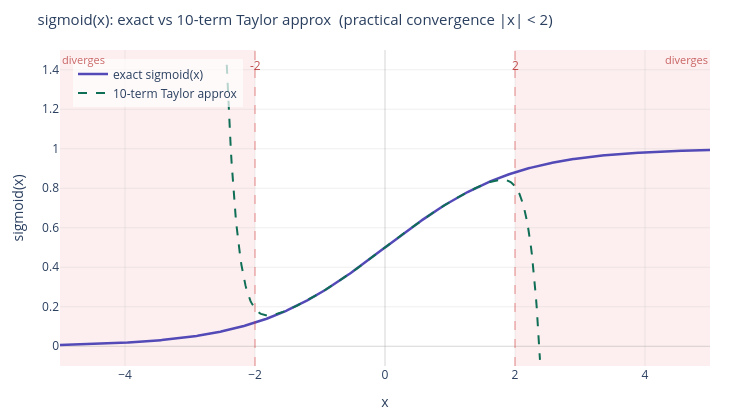

The code cell stored with this chart in its notebook:
### Markdown cell above
#### Presentation Sigmoid Convergence Analysis

### Code cell
import numpy as np
import plotly.graph_objects as go

def exact_sigmoid(x):
    return 1 / (1 + np.exp(-x))

def approx_sigmoid10(x):
    coeffs = [
        (0,  1,        2),
        (1,  1,        4),
        (3, -1,        48),
        (5,  1,        480),
        (7, -17,       80640),
        (9,  31,       1451520),
        (11, -691,     319334400),
        (13,  5461,    24908083200),
        (15, -929569,  429079654400),
    ]
    result = np.zeros_like(x, dtype=float)
    for deg, num, den in coeffs:
        result += (num / den) * np.power(x, deg)
    return result

xs = np.linspace(-5.0, 5.0, 800)
exact  = exact_sigmoid(xs)
approx = approx_sigmoid10(xs)

PRACTICAL_BOUND = 2.0
CLIP = 1.5
approx_clipped = np.where((np.abs(approx) > CLIP) | (approx < -0.1), np.nan, approx)

fig = go.Figure()

# divergence shading
fig.add_vrect(
    x0=-5.0, x1=-PRACTICAL_BOUND,
    fillcolor="rgba(220,50,50,0.08)",
    layer="below", line_width=0,
    annotation_text="diverges", annotation_position="top left",
    annotation_font_size=11, annotation_font_color="rgba(180,40,40,0.7)"
)
fig.add_vrect(
    x0=PRACTICAL_BOUND, x1=5.0,
    fillcolor="rgba(220,50,50,0.08)",
    layer="below", line_width=0,
    annotation_text="diverges", annotation_position="top right",
    annotation_font_size=11, annotation_font_color="rgba(180,40,40,0.7)"
)

# practical boundary lines
for xv in [-PRACTICAL_BOUND, PRACTICAL_BOUND]:
    fig.add_vline(
        x=xv,
        line_dash="dash", line_color="rgba(220,50,50,0.45)", line_width=1.2,
    )

# exact sigmoid
fig.add_trace(go.Scatter(
    x=xs, y=exact,
    mode="lines",
    name="exact sigmoid(x)",
    line=dict(color="#534AB7", width=2.5),
))

# 10-term approximation
fig.add_trace(go.Scatter(
    x=xs, y=approx_clipped,
    mode="lines",
    name="10-term Taylor approx",
    line=dict(color="#0F6E56", width=2, dash="dash"),
    connectgaps=False,
))

# boundary labels
for xv, label in [(-PRACTICAL_BOUND, "-2"), (PRACTICAL_BOUND, "2")]:
    fig.add_annotation(
        x=xv, y=1.42,
        text=label,
        showarrow=False,
        font=dict(size=12, color="rgba(180,40,40,0.8)"),
    )

fig.add_annotation(
    x=0, y=-0.12,
    text="practical bound |x| < 2  (theoretical radius |x| < π with infinite terms)",
    showarrow=False,
    font=dict(size=11, color="rgba(100,100,100,0.85)"),
    bgcolor="rgba(255,255,255,0.6)",
)

fig.update_layout(
    title=dict(
        text="sigmoid(x): exact vs 10-term Taylor approx  (practical convergence |x| < 2)",
        font=dict(size=15),
    ),
    xaxis=dict(
        title="x",
        range=[-5.0, 5.0],
        zeroline=True, zerolinewidth=1, zerolinecolor="rgba(150,150,150,0.4)",
        gridcolor="rgba(150,150,150,0.15)",
    ),
    yaxis=dict(
        title="sigmoid(x)",
        range=[-0.1, 1.5],
        zeroline=True, zerolinewidth=1, zerolinecolor="rgba(150,150,150,0.4)",
        gridcolor="rgba(150,150,150,0.15)",
    ),
    legend=dict(x=0.02, y=0.97, bgcolor="rgba(255,255,255,0.7)", borderwidth=0),
    plot_bgcolor="white",
    paper_bgcolor="white",
    width=750,
    height=420,
    margin=dict(l=60, r=40, t=50, b=50),
)

fig.show()

### Figure 1 — Plotly figure (JSON) as saved in the notebook; plotly's stock layout.template omitted (floating-point values rounded to 4 significant figures; data arrays with more than 128 entries replaced by an {"elided": "..."} marker saying what was removed)
{"data": [{"line": {"color": "#534AB7", "width": 2.5}, "mode": "lines", "name": "exact sigmoid(x)", "type": "scatter", "x": {"elided": "800 float values"}, "y": {"elided": "800 float values"}}, {"connectgaps": false, "line": {"color": "#0F6E56", "dash": "dash", "width": 2}, "mode": "lines", "name": "10-term Taylor approx", "type": "scatter", "x": {"elided": "800 float values"}, "y": {"elided": "800 float values"}}], "layout": {"annotations": [{"font": {"color": "rgba(180,40,40,0.7)", "size": 11}, "showarrow": false, "text": "diverges", "x": -5, "xanchor": "left", "xref": "x", "y": 1, "yanchor": "top", "yref": "y domain"}, {"font": {"color": "rgba(180,40,40,0.7)", "size": 11}, "showarrow": false, "text": "diverges", "x": 5, "xanchor": "right", "xref": "x", "y": 1, "yanchor": "top", "yref": "y domain"}, {"font": {"color": "rgba(180,40,40,0.8)", "size": 12}, "showarrow": false, "text": "-2", "x": -2, "y": 1.42}, {"font": {"color": "rgba(180,40,40,0.8)", "size": 12}, "showarrow": false, "text": "2", "x": 2, "y": 1.42}, {"bgcolor": "rgba(255,255,255,0.6)", "font": {"color": "rgba(100,100,100,0.85)", "size": 11}, "showarrow": false, "text": "practical bound |x| < 2  (theoretical radius |x| < π with infinite terms)", "x": 0, "y": -0.12}], "height": 420, "legend": {"bgcolor": "rgba(255,255,255,0.7)", "borderwidth": 0, "x": 0.02, "y": 0.97}, "margin": {"b": 50, "l": 60, "r": 40, "t": 50}, "paper_bgcolor": "white", "plot_bgcolor": "white", "shapes": [{"fillcolor": "rgba(220,50,50,0.08)", "layer": "below", "line": {"width": 0}, "type": "rect", "x0": -5, "x1": -2, "xref": "x", "y0": 0, "y1": 1, "yref": "y domain"}, {"fillcolor": "rgba(220,50,50,0.08)", "layer": "below", "line": {"width": 0}, "type": "rect", "x0": 2, "x1": 5, "xref": "x", "y0": 0, "y1": 1, "yref": "y domain"}, {"line": {"color": "rgba(220,50,50,0.45)", "dash": "dash", "width": 1.2}, "type": "line", "x0": -2, "x1": -2, "xref": "x", "y0": 0, "y1": 1, "yref": "y domain"}, {"line": {"color": "rgba(220,50,50,0.45)", "dash": "dash", "width": 1.2}, "type": "line", "x0": 2, "x1": 2, "xref": "x", "y0": 0, "y1": 1, "yref": "y domain"}], "title": {"font": {"size": 15}, "text": "sigmoid(x): exact vs 10-term Taylor approx  (practical convergence |x| < 2)"}, "width": 750, "xaxis": {"gridcolor": "rgba(150,150,150,0.15)", "range": [-5, 5], "title": {"text": "x"}, "zeroline": true, "zerolinecolor": "rgba(150,150,150,0.4)", "zerolinewidth": 1}, "yaxis": {"gridcolor": "rgba(150,150,150,0.15)", "range": [-0.1, 1.5], "title": {"text": "sigmoid(x)"}, "zeroline": true, "zerolinecolor": "rgba(150,150,150,0.4)", "zerolinewidth": 1}}}
